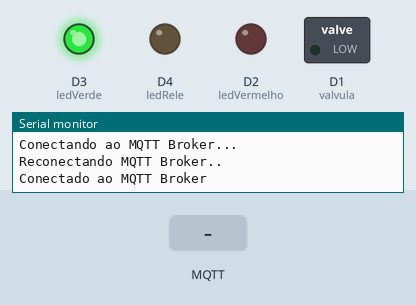
Bench run of a sketch on a simulated ESP8266 (NodeMCU). Parts: switched loads named in the sketch (green lamp = pin HIGH), output pins drawn as LEDs (lit = HIGH), the last lines printed to the serial monitor. Inputs (shaded band) come from the test bench. WiFi joins after 1.5 s; servers stay silent unless stated; random numbers use the default seed unless the sketch sets one; no MQTT or app messages arrive unless stated.

Above: at 8.0 s.
8.1 s: MQTT message "1" arrives on the first subscribed topic
At 9.2 s:
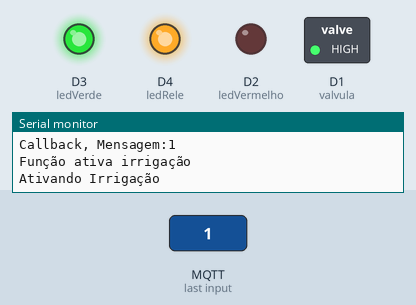
9.6 s: MQTT message "0" arrives on the first subscribed topic
At 10.3 s:
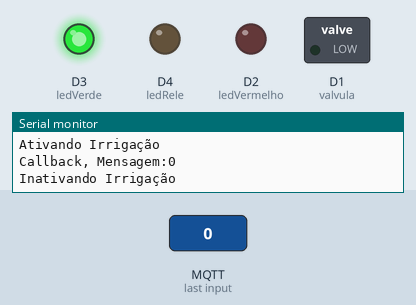
11.1 s: MQTT message "2" arrives on the first subscribed topic
At 11.5 s:
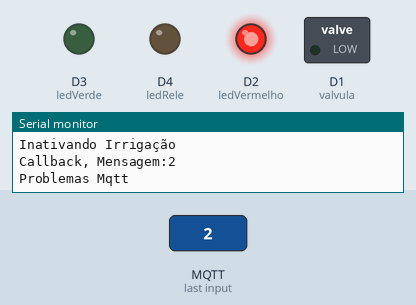
12.6 s: MQTT message "1" arrives on the first subscribed topic
At 13.8 s:
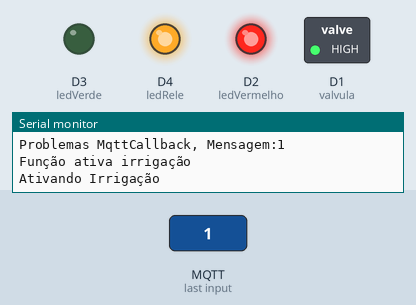
Timing chart, 0 to 15.1 s (numbered marks = the images above; inputs shaded):
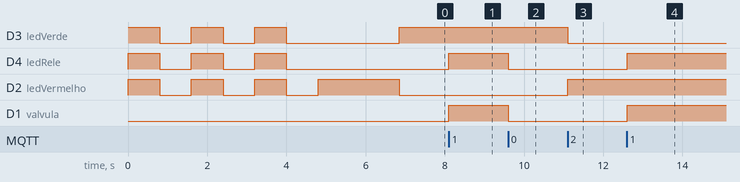

Measured:
- after the input at 8.1 s, D4 (ledRele), D1 (valvula): LOW → HIGH at once
- after the input at 9.6 s, D4 (ledRele), D1 (valvula): HIGH → LOW at once
- after the input at 11.1 s, D3 (ledVerde): HIGH → LOW at once; D2 (ledVermelho): LOW → HIGH at once
- after the input at 12.6 s, D4 (ledRele), D1 (valvula): LOW → HIGH at once

The sketch:

MQTT-Automacao.ino
```cpp
#include <ESP8266WiFi.h>
#include <PubSubClient.h>


#define ledVerde D3       //led verde sinalização ok
#define ledVermelho D2    //led vermelho de problemas
#define ledRele D4        //led rele
#define valvula D1        //valvula


char ssid[] = "Brisas do Farol_ext";
const char *password = "bris@s9156";
char *mqttServer = "broker.hivemq.com";
int mqttPort = 1883;
char topic[] = "/casinhas/irrigacao";
int error = 0;


WiFiClient wifiClient;
PubSubClient mqttClient(wifiClient);


void conectWifiAndMqtt(){
  Serial.println();
  Serial.print("connectando em ");
  Serial.println(ssid);
  WiFi.mode(WIFI_STA);
  WiFi.begin(ssid, password);

  while (WiFi.status() != WL_CONNECTED) {
    delay(1000);
    Serial.print(".");
  }
  Serial.println("");
  Serial.print("Wifi Conectado");
  Serial.println(WiFi.localIP());

  mqttClient.setServer(mqttServer, mqttPort);
  mqttClient.setCallback(callback);
  if (!mqttClient.connected()){
    reconnectMqtt();
  }
  statusAtivo();
}


void callback(char* topic, byte* payload, unsigned int length) {
  char msg;
  Serial.print("Callback, ");
  Serial.print("Mensagem:");
  for (int i = 0; i < length; i++) {
    msg = (char)payload[i];
  }
  Serial.println(msg);
  if(msg == '1'){
    ativaIrrigacao();
    Serial.println("Ativando Irrigação");
  } else if (msg == '0') {
    inativaIrrigacao();
    Serial.println("Inativando Irrigação");
  } else {
    Serial.print("Problemas Mqtt");
    inativaIrrigacao();
    statusInativo();
  }
}


void reconnectMqtt() {
  Serial.println("Conectando ao MQTT Broker...");
  while (!mqttClient.connected()) {
      Serial.println("Reconectando MQTT Broker..");
      String clientId = "ESP32Client-";
      clientId += String(random(0xffff), HEX);
      if (mqttClient.connect(clientId.c_str())) {
        Serial.println("Conectado ao MQTT Broker");
        mqttClient.subscribe(topic);
      }
  }
}


void inicializacao(){
  for(int i=0; i<3; i++){
    digitalWrite(ledVerde, HIGH);
    digitalWrite(ledVermelho, HIGH);
    digitalWrite(ledRele, HIGH);
    delay(800);
    digitalWrite(ledVerde, LOW);
    digitalWrite(ledVermelho, LOW);
    digitalWrite(ledRele, LOW);
    delay(800);
  }
}


void ativaIrrigacao(){
  Serial.println("Função ativa irrigação");
  digitalWrite(ledRele, HIGH);
  digitalWrite(valvula, HIGH);
}


void inativaIrrigacao(){
  digitalWrite(ledRele, LOW);
  digitalWrite(valvula, LOW);
}


void statusAtivo(){
  digitalWrite(ledVerde, HIGH);
  digitalWrite(ledVermelho, LOW);
}


void statusInativo(){
  digitalWrite(ledVerde, LOW);
  digitalWrite(ledVermelho, HIGH);
  digitalWrite(ledRele, LOW);
  digitalWrite(valvula, LOW);
}


void setup(){
  Serial.begin(115200);
  pinMode(ledVerde, OUTPUT);
  pinMode(ledVermelho, OUTPUT);
  pinMode(ledRele, OUTPUT);
  pinMode(valvula, OUTPUT);
  inicializacao();
  statusInativo();
  conectWifiAndMqtt();
}


void loop (){
  if (!mqttClient.connected())
    reconnectMqtt();
  mqttClient.loop();
}
```
